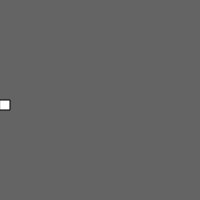
Frame 1 (no input)
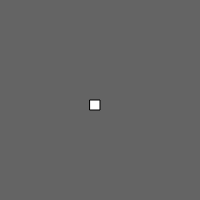
Frame 60 (no input)
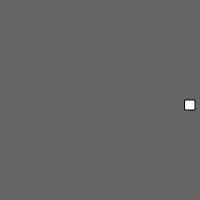
Frame 120 (the mouse pressed at the canvas centre since frame 60)

The p5.js sketch that drew these frames (run headless with seeded random() and noise() and a simulated clock; from frame 60 on, the mouse is pressed at the canvas centre):

// p5.js sketch
// ── sketch.js
var x = 0 ;

function setup() {
  // put setup code here
  createCanvas(200, 200) ;

}

function draw() {
  // put drawing code here
  background(100);
  rect(x, height/2, 10, 10) ;
  x = x + 5 ;

  if (x > width) {

    x = 0 ;
  }

}
